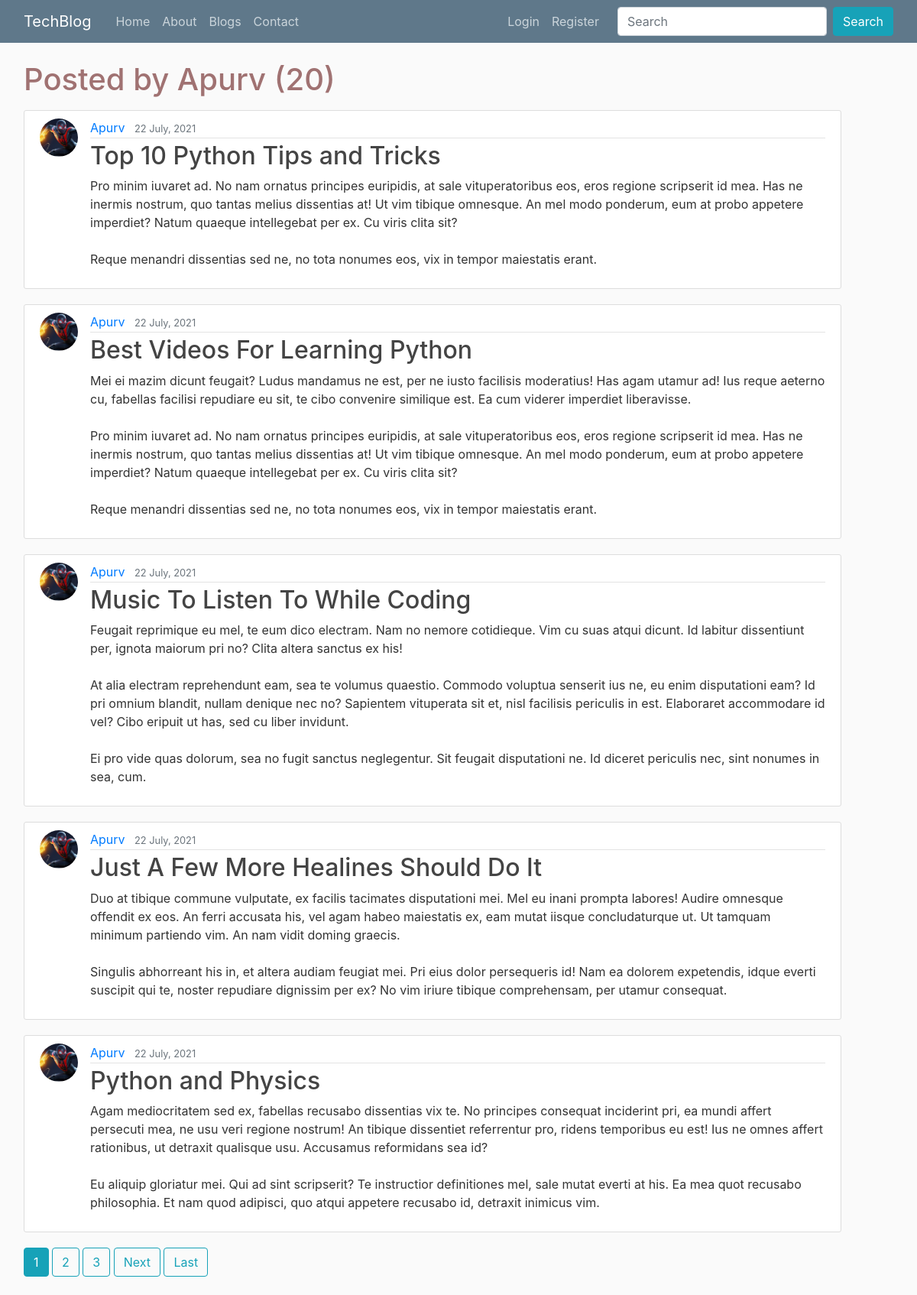
The page /user/Apurv on the database its author committed.
### blog/models.py (models this page shows, shortened)
class Post(models.Model):
    title = models.CharField(max_length=100)
    content = models.TextField()
    date_posted = models.DateTimeField(default=timezone.now)
    author = models.ForeignKey(User, on_delete=models.CASCADE)

### users/models.py (models this page shows, shortened)
class profile(models.Model):
    User = models.OneToOneField(User, on_delete=models.CASCADE)
    image = models.ImageField(default = "default.jpg", upload_to='profile_pics')

### blog/views.py (the view)
# urls.py: path('user/<str:username>', UserPostListView.as_view(), name='user-posts'),
class UserPostListView(ListView):
    model = Post
    template_name = 'blog/user_posts.html'
    context_object_name = 'posts'
    paginate_by = 5
    def get_queryset(self):
        user = get_object_or_404(User, username = self.kwargs.get('username'))
        return Post.objects.filter(author = user).order_by('-date_posted')

### blog/templates/blog/user_posts.html (shortened to what this page needs)
{% extends "blog/base.html" %}
{% block content %}
    <h1 class="mb-3">Posted by {{ view.kwargs.username }} ({{ page_obj.paginator.count }})</h1>
    {% for post in posts %}
        <article class="media content-section">
          <img class="article-img rounded-circle" src="{{ post.author.profile.image.url }}" alt="">
          <div class="media-body">
            <div class="article-metadata">
              <a class="mr-2" href="{% url 'user-posts' post.author.username %}">{{ post.author }}</a>
              <small class="text-muted">{{ post.date_posted|date:'d F, Y' }}</small>
            </div>
            <h2><a class="article-title" href="{% url 'post-detail' post.id %}">{{ post.title }}</a></h2>
            <p class="article-content">{{ post.content }}</p>
          </div>
        </article>
    {% endfor %}
    {% if is_paginated %}
        {% for num in page_obj.paginator.page_range %}
          {% if page_obj.number == num %}
              <a href="?page={{num}}" class='btn btn-info mb-4'>{{num}}</a>
            {% elif num > page_obj.number|add:'-3' and num < page_obj.number|add:'3' %}
              <a href="?page={{num}}" class='btn btn-outline-info mb-4'>{{num}}</a>
          {% endif %}
        {% endfor %}
        {% if page_obj.has_next %}
        <a href="?page={{page_obj.next_page_number}}" class='btn btn-outline-info mb-4'>Next</a>
        <a href="?page={{page_obj.paginator.num_pages}}" class='btn btn-outline-info mb-4'>Last</a>
        {% endif %}
    {% endif %}
{% endblock content %}

### blog/static/blog/css/main.css (style rules this page uses)
body { background: #fafafa; color: #333333; margin-top: 5rem; }
h1, h2, h3, h4, h5, h6 { color: #a07272; }
.content-section { background: #ffffff; padding: 10px 20px; border: 1px solid #dddddd; border-radius: 3px; margin-bottom: 20px; }
.article-title { color: #444444; }
.article-content { white-space: pre-line; }
.article-img { height: 50px; width: 50px; margin-right: 16px; }
.article-metadata { padding-bottom: 1px; margin-bottom: 4px; border-bottom: 1px solid #e3e3e3 }

### rows shown on the page
Post: author.profile.image (picture), author "Apurv", date_posted "22 July, 2021", title "Top 10 Python Tips and Tricks", content "Pro minim iuvaret ad. No nam ornatus principes euripidis, at sale vituperatoribus eos, eros regione scripserit id mea. Has ne inermis nostrum, quo tantas melius dissentias at! Ut vim tibique omnesque. An mel modo ponderum, eum at probo appetere imperdiet? Natum quaeque intellegebat per ex. Cu viris clita sit? Reque menandri dissentias sed ne, no tota nonumes eos, vix in tempor maiestatis erant."
Post: author.profile.image (picture), author "Apurv", date_posted "22 July, 2021", title "Best Videos For Learning Python", content "Mei ei mazim dicunt feugait? Ludus mandamus ne est, per ne iusto facilisis moderatius! Has agam utamur ad! Ius reque aeterno cu, fabellas facilisi repudiare eu sit, te cibo convenire similique est. Ea cum viderer imperdiet liberavisse. Pro minim iuvaret ad. No nam ornatus principes euripidis, at sale vituperatoribus eos, eros regione scripserit id mea. Has ne inermis nostrum, quo tantas melius dissentias at! Ut vim tibique omnesque. An mel modo ponderum, eum at probo appetere imperdiet? Natum quaeque intellegebat per ex. Cu viris clita sit? Reque menandri dissentias sed ne, no tota nonumes eos, vix in tempor maiestatis erant."
Post: author.profile.image (picture), author "Apurv", date_posted "22 July, 2021", title "Music To Listen To While Coding", content "Feugait reprimique eu mel, te eum dico electram. Nam no nemore cotidieque. Vim cu suas atqui dicunt. Id labitur dissentiunt per, ignota maiorum pri no? Clita altera sanctus ex his! At alia electram reprehendunt eam, sea te volumus quaestio. Commodo voluptua senserit ius ne, eu enim disputationi eam? Id pri omnium blandit, nullam denique nec no? Sapientem vituperata sit et, nisl facilisis periculis in est. Elaboraret accommodare id vel? Cibo eripuit ut has, sed cu liber invidunt. Ei pro vide quas dolorum, sea no fugit sanctus neglegentur. Sit feugait disputationi ne. Id diceret periculis nec, sint nonumes in sea, cum."
Post: author.profile.image (picture), author "Apurv", date_posted "22 July, 2021", title "Just A Few More Healines Should Do It", content "Duo at tibique commune vulputate, ex facilis tacimates disputationi mei. Mel eu inani prompta labores! Audire omnesque offendit ex eos. An ferri accusata his, vel agam habeo maiestatis ex, eam mutat iisque concludaturque ut. Ut tamquam minimum partiendo vim. An nam vidit doming graecis. Singulis abhorreant his in, et altera audiam feugiat mei. Pri eius dolor persequeris id! Nam ea dolorem expetendis, idque everti suscipit qui te, noster repudiare dignissim per ex? No vim iriure tibique comprehensam, per utamur consequat."
Post: author.profile.image (picture), author "Apurv", date_posted "22 July, 2021", title "Python and Physics", content "Agam mediocritatem sed ex, fabellas recusabo dissentias vix te. No principes consequat inciderint pri, ea mundi affert persecuti mea, ne usu veri regione nostrum! An tibique dissentiet referrentur pro, ridens temporibus eu est! Ius ne omnes affert rationibus, ut detraxit qualisque usu. Accusamus reformidans sea id? Eu aliquip gloriatur mei. Qui ad sint scripserit? Te instructior definitiones mel, sale mutat everti at his. Ea mea quot recusabo philosophia. Et nam quod adipisci, quo atqui appetere recusabo id, detraxit inimicus vim."

### other values the page prints
{{ view.kwargs.username }} "Apurv"
{{ page_obj.paginator.count }} "20"
{{ num }} "1"
{{ num }} "2" "3"
